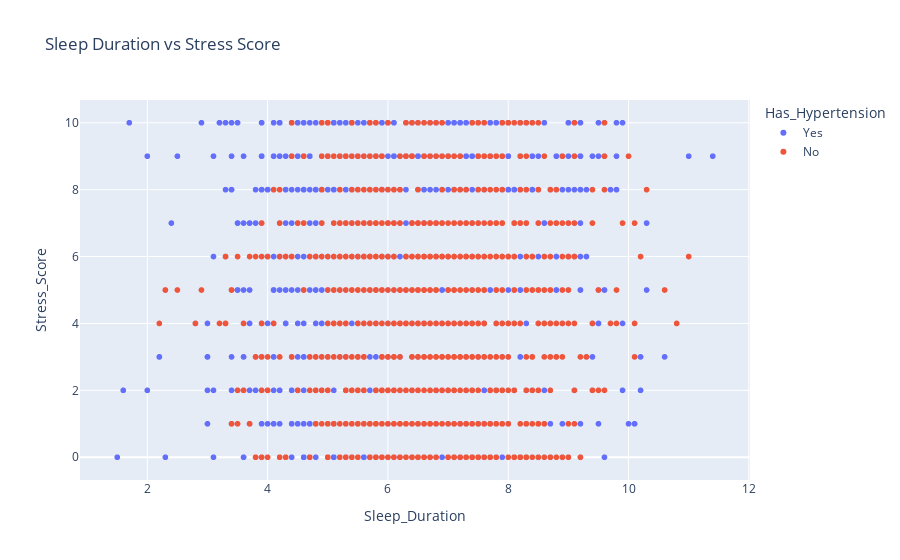

Notebook cell for this chart:
### Code cell
fig = px.scatter(df, x="Sleep_Duration", y="Stress_Score", color="Has_Hypertension",
                 title="Sleep Duration vs Stress Score")
fig.show()

### Figure 1 — Plotly figure (JSON) as saved in the notebook; plotly's stock layout.template omitted (floating-point values rounded to 4 significant figures; data arrays with more than 128 entries replaced by an {"elided": "..."} marker saying what was removed)
{"data": [{"hovertemplate": "Has_Hypertension=Yes<br>Sleep_Duration=%{x}<br>Stress_Score=%{y}<extra></extra>", "legendgroup": "Yes", "marker": {"color": "#636efa", "symbol": "circle"}, "mode": "markers", "name": "Yes", "showlegend": true, "type": "scattergl", "x": {"elided": "1032 float values"}, "xaxis": "x", "y": {"elided": "1032 int values"}, "yaxis": "y"}, {"hovertemplate": "Has_Hypertension=No<br>Sleep_Duration=%{x}<br>Stress_Score=%{y}<extra></extra>", "legendgroup": "No", "marker": {"color": "#EF553B", "symbol": "circle"}, "mode": "markers", "name": "No", "showlegend": true, "type": "scattergl", "x": {"elided": "953 float values"}, "xaxis": "x", "y": {"elided": "953 int values"}, "yaxis": "y"}], "layout": {"legend": {"title": {"text": "Has_Hypertension"}, "tracegroupgap": 0}, "title": {"text": "Sleep Duration vs Stress Score"}, "xaxis": {"anchor": "y", "domain": [0, 1], "title": {"text": "Sleep_Duration"}}, "yaxis": {"anchor": "x", "domain": [0, 1], "title": {"text": "Stress_Score"}}}}
